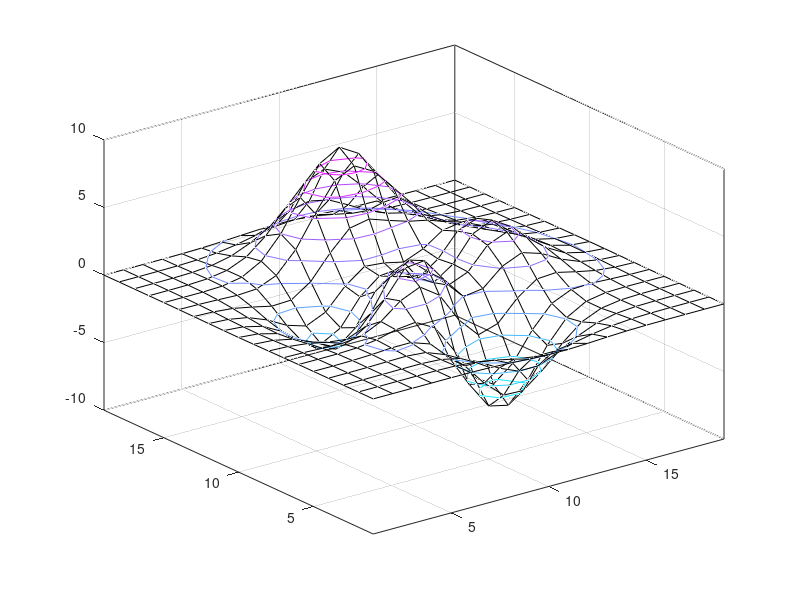

Reproduce this figure in MATLAB.
#!/usr/bin/octave -qf
% Author    : Bhishan Poudel
% Date      : May 25, 2016
% Ref       : https://www.gnu.org/software/octave/doc/v4.0.0/Two_002dDimensional-Plots.html


contour3 (peaks (19));
colormap cool;
hold on;
surf (peaks (19), "facecolor", "none", "edgecolor", "black");
pause;

%  Function File: contour3 (z)
%  Function File: contour3 (z, vn)
%  Function File: contour3 (x, y, z)
%  Function File: contour3 (x, y, z, vn)
%  Function File: contour3 (…, style)
%  Function File: contour3 (hax, …)
%  Function File: [c, h] = contour3 (…)
%  Create a 3-D contour plot.

%  contour3 plots level curves (contour lines) of the matrix z at a Z level
%  corresponding to each contour. This is in contrast to contour which plots
%  all of the contour lines at the same Z level and produces a 2-D plot.

%  The level curves are taken from the contour matrix c computed by contourc for
%  the same arguments; see the latter for their interpretation.

%  The appearance of contour lines can be defined with a line style style in the
%  same manner as plot. Only line style and color are used; Any markers defined
%  by style are ignored.

%  If the first argument hax is an axes handle, then plot into this axis, rather
%  than the current axes returned by gca.

%  The optional output c are the contour levels in contourc format.

%  The optional return value h is a graphics handle to the hggroup comprising
%  the contour lines.
